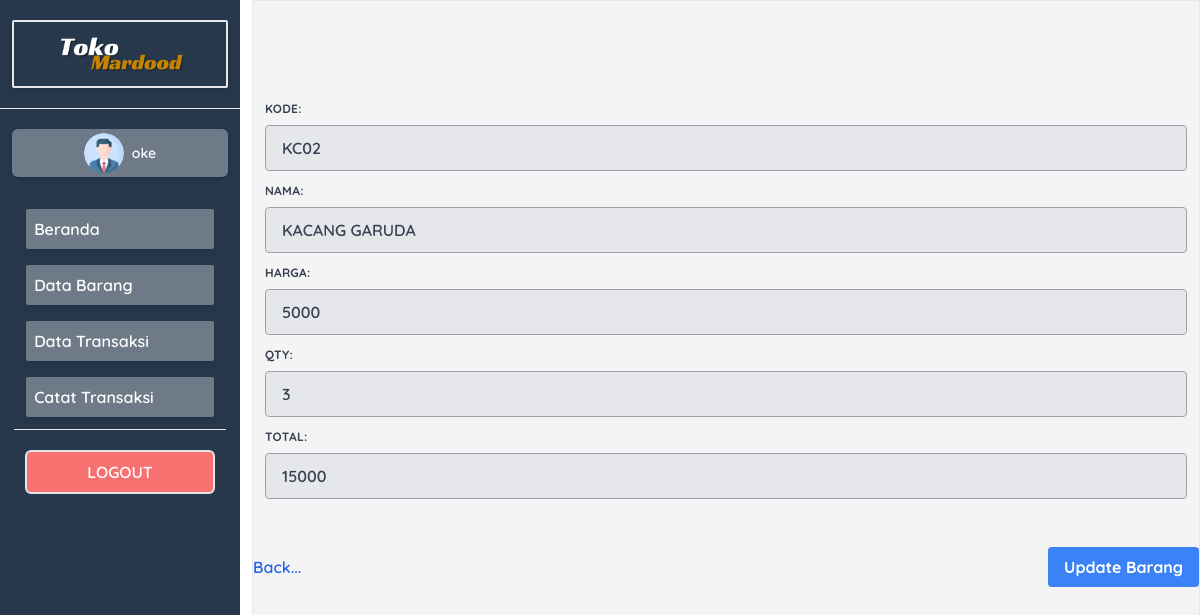
Screenshot of /update_transaksi.php?id=68 (signed in) with the database file from the repository.
### tables this page shows
CREATE TABLE `tb_all_transaksi` (
  `id_all_transaksi` int(11) NOT NULL,
  `kode_all_transaksi` varchar(250) NOT NULL,
  `nama_barang` varchar(250) NOT NULL,
  `harga_barang` int(11) NOT NULL,
  `qty` int(11) NOT NULL,
  `total` int(11) NOT NULL
);

### update_transaksi.php (the view, shortened to what this page needs)
<?php
require 'function.php';
$id = $_GET['id'];
$result = mysqli_query($conn,"SELECT * FROM tb_all_transaksi WHERE id_all_transaksi = $id");
$update = mysqli_fetch_assoc($result);
?>
<!DOCTYPE html>
<html lang="en">
<head>
     <link rel="stylesheet" href="./src/output.css">
</head>
<body class="">
     <section id="">
          <div class="w-full flex justify-between relative font-quicksand font-semibold">
               <div class="h-svh w-[20%] overflow-auto bg-hero-0">
                    <div class="w-[90%] mx-auto  border-2 my-5 rounded-sm shadow-md">
                         <img src="./img/logo-toko.png" alt="" class="w-32 mx-auto">
                    </div>
                    <hr>
                    <div
                         class="w-[90%] mx-auto flex justify-center gap-2 items-center  mt-5 px-2 py-1 rounded-md bg-putih-0 bg-opacity-35 shadow-md">
                         <img src="./icon/profile.png" alt="" class="w-10 rounded-[100%]">
                         <h1 class="text-sm text-white"><?= $_SESSION['nama']?></h1>
                    </div>
                    <div class="w-[90%] h-svh mx-auto mt-5 rounded-md">
                         <div class="rounded-md w-[98%] h-svh mx-auto my-5 text-base text-white">
                              <ul class="p-3 gap-4 grid">
                                   <li
                                        class="hover:scale-105 transition-all ease-out duration-700 p-2 bg-putih-0 hover:bg-gray-200 bg-opacity-35 rounded-sm  shadow-md">
                                        <a href="index.php">Beranda</a>
                                   </li>
                                   <li
                                        class="hover:scale-105 transition-all ease-out duration-700 p-2 bg-putih-0 hover:bg-gray-200 bg-opacity-35 rounded-sm  shadow-md">
                                        <a href=" data_barang.php">Data Barang</a>
                                   </li>
                                   <li
                                        class="hover:scale-105 transition-all ease-out duration-700 p-2 bg-putih-0 hover:bg-gray-200 bg-opacity-35 rounded-sm  shadow-md">
                                        <a href="data_transaksi.php">Data Transaksi</a>
                                   </li>
                                   <li
                                        class="hover:scale-105 transition-all ease-out duration-700 p-2 bg-putih-0 hover:bg-gray-200 bg-opacity-35 rounded-sm  shadow-md">
                                        <a href="kasir.php">Catat Transaksi</a>
                                   </li>
                              </ul>
                              <hr>
                              <div class="w-[90%] border-2 rounded-md mx-auto text-center mt-5 bg-red-400">
                                   <a href="logout.php" id="logout" class="p-2  inline-block uppercase">Logout</a>
                              </div>
                         </div>
                    </div>
               </div>
               <div class="border  h-svh w-[79%] overflow-auto flex justify-evenly gap-5 pt-2 bg-putih-0">
                    <div class="py-20">
                         <form action="#" method="POST" class="w-full">
                              <div class="flex flex-wrap -mx-3 mb-6  p-3">
                                   <div class="w-full px-3 mb-6 md:mb-0">
                                        <label for="kode"
                                             class="block uppercase tracking-wide text-gray-700 text-xs font-bold mb-2">Kode:</label>
                                        <input type="text" id="kode" name="kode_barang"
                                             class="appearance-none block w-full bg-gray-200 text-gray-700 border border-gray-400 rounded py-3 px-4 mb-3 leading-tight focus:outline-none focus:bg-white"
                                             placeholder="Masukkan Kode" required
                                             value="<?= $update['kode_all_transaksi']?>">
                                   </div>
                                   <div class="w-full px-3 mb-6 md:mb-0">
                                        <label for="nama"
                                             class="block uppercase tracking-wide text-gray-700 text-xs font-bold mb-2">Nama:</label>
                                        <input type="text" id="nama" name="nama_barang"
                                             class="appearance-none block w-full bg-gray-200 text-gray-700 border border-gray-400 rounded py-3 px-4 mb-3 leading-tight focus:outline-none focus:bg-white"
                                             placeholder="Masukkan Nama" required value="<?= $update['nama_barang']?>">
                                   </div>
                                   <div class="w-full px-3 mb-6 md:mb-0">
                                        <label for="nama"
                                             class="block uppercase tracking-wide text-gray-700 text-xs font-bold mb-2">Harga:</label>
                                        <input type="text" id="nama" name="harga_barang"
                                             class="appearance-none block w-full bg-gray-200 text-gray-700 border border-gray-400 rounded py-3 px-4 mb-3 leading-tight focus:outline-none focus:bg-white"
                                             placeholder="Masukkan Harga" required
                                             value="<?= $update['harga_barang']?>">
                                   </div>
                                   <div class="w-full px-3 mb-6 md:mb-0">
                                        <label for="stock"
                                             class="block uppercase tracking-wide text-gray-700 text-xs font-bold mb-2">Qty:</label>
                                        <input type="text" id="stock" name="stock_barang"
                                             class="appearance-none block w-full bg-gray-200 text-gray-700 border border-gray-400 rounded py-3 px-4 mb-3 leading-tight focus:outline-none focus:bg-white"
                                             placeholder="Masukkan Stock" required value="<?= $update['qty']?>">
                                   </div>
                                   <div class="w-full px-3 mb-6 md:mb-0">
                                        <label for="stock"
                                             class="block uppercase tracking-wide text-gray-700 text-xs font-bold mb-2">Total:</label>
                                        <input type="text" id="stock" name="stock_barang"
                                             class="appearance-none block w-full bg-gray-200 text-gray-700 border border-gray-400 rounded py-3 px-4 mb-3 leading-tight focus:outline-none focus:bg-white"
                                             placeholder="Masukkan Stock" required value="<?= $update['total']?>">
                                   </div>
                              </div>
                              <div class="flex justify-between w-full">
                                   <div class="flex justify-start items-center">
                                        <a href="data_barang.php" class="text-blue-600">Back...</a>
                                   </div>
                                   <div class="flex items-center justify-end">
                                        <button type="submit" name="submit" id="submit"
                                             class="bg-blue-500 hover:bg-blue-700 text-white font-bold py-2 px-4 rounded focus:outline-none focus:shadow-outline">Update
                                             Barang</button>
                                   </div>
                              </div>
                         </form>
                    </div>
               </div>
          </div>
     </section>
</body>
</html>

### rows the page displays
tb_all_transaksi: kode_barang "KC02", nama_barang "KACANG GARUDA", harga_barang "5000", stock_barang "3", stock_barang "15000"

### other values shown
$_SESSION['nama'] "oke"
